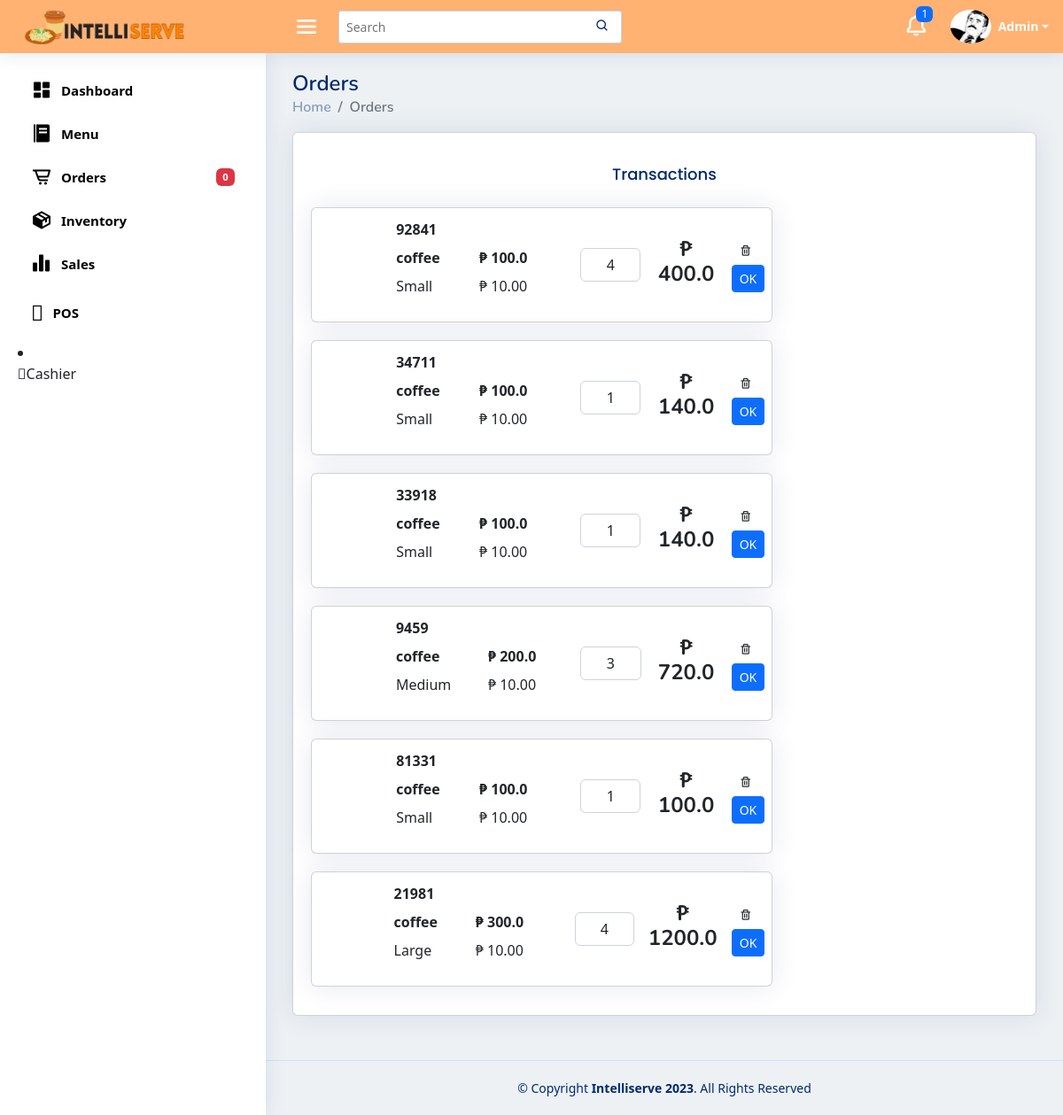
The app's page /order, older data.
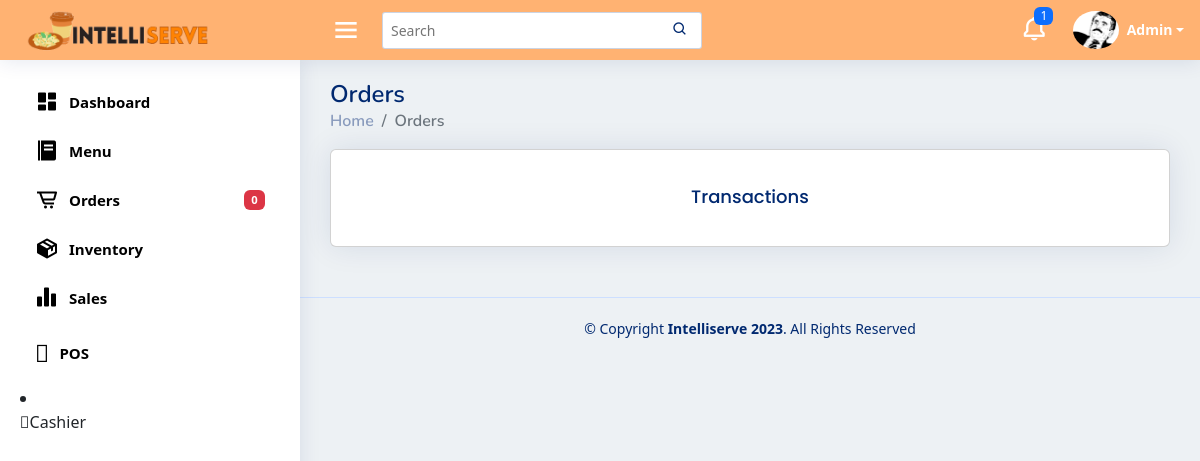
The same page, newer data.
### pos/models.py (models this page shows, shortened)
class buyItem(models.Model):
    buyName= models.CharField (max_length=255, null=True, blank=True)
    buySize = models.CharField(max_length=15, null=True, blank=True)
    buyQuantityMenu = models.PositiveIntegerField (null=True, blank=True)
    buyPrice = models.FloatField (null=True, blank=True)
    buyAddOns1 = models.CharField (max_length=255, null=True, blank=True)
    buyAddOns2 = models.CharField (max_length=255, null=True, blank=True)
    buyAddOns3 = models.CharField (max_length=255, null=True, blank=True)
    buyAddOns4 = models.CharField (max_length=255, null=True, blank=True)
    buyAddOns5 = models.CharField (max_length=255, null=True, blank=True)
    buyQuantityAO1 = models.PositiveIntegerField (null=True, blank=True)
    buyQuantityAO2 = models.PositiveIntegerField (null=True, blank=True)
    buyQuantityAO3 = models.PositiveIntegerField (null=True, blank=True)
    buyQuantityAO4 = models.PositiveIntegerField (null=True, blank=True)
    buyQuantityAO5 = models.PositiveIntegerField (null=True, blank=True)
    menuAOPrice1 = models.FloatField(default=0,null=True, blank=True)
    menuAOPrice2 = models.FloatField(default=0,null=True, blank=True)
    menuAOPrice3 = models.FloatField(default=0,null=True, blank=True)
    menuAOPrice4 = models.FloatField(default=0,null=True, blank=True)
    menuAOPrice5 = models.FloatField(default=0,null=True, blank=True)
    buyingredient1 = models.CharField (max_length=255, null=True, blank=True)
    buyingredient2 = models.CharField (max_length=255, null=True, blank=True)
    buyingredient3 = models.CharField (max_length=255, null=True, blank=True)
    buyingredient4 = models.CharField (max_length=255, null=True, blank=True)
    buyingredient5 = models.CharField (max_length=255, null=True, blank=True)
    buyingredient6 = models.CharField (max_length=255, null=True, blank=True)
    buyingredient7 = models.CharField (max_length=255, null=True, blank=True)
    buyingredient8 = models.CharField (max_length=255, null=True, blank=True)
    buyingredient9 = models.CharField (max_length=255, null=True, blank=True)
    buyingredient10 = models.CharField (max_length=255, null=True, blank=True)
    buyQuantityIng1 = models.PositiveIntegerField (null=True, blank=True)
    buyQuantityIng2 = models.PositiveIntegerField (null=True, blank=True)
    buyQuantityIng3 = models.PositiveIntegerField (null=True, blank=True)
    buyQuantityIng4 = models.PositiveIntegerField (null=True, blank=True)
    buyQuantityIng5 = models.PositiveIntegerField (null=True, blank=True)
    buyQuantityIng6 = models.PositiveIntegerField (null=True, blank=True)
    buyQuantityIng7 = models.PositiveIntegerField (null=True, blank=True)
    buyQuantityIng8 = models.PositiveIntegerField (null=True, blank=True)
    buyQuantityIng9 = models.PositiveIntegerField (null=True, blank=True)
    buyQuantityIng10 = models.PositiveIntegerField (null=True, blank=True)
    transaction = models.BooleanField(default=False)
    buyOrBought = models.BooleanField(default=False)
    DoneOrder = models.BooleanField(default=False)
    payment_method = models.CharField(max_length=255, choices=PAYMENT_CHOICES, null=True, blank=True)
    DineIn_Out = models.CharField(max_length=255, choices=IN_OUT, null=True, blank=True)
    AllPayment = models.FloatField(null=True, blank=True)
    tenderedPayment = models.FloatField(null=True, blank=True)
    orderNumber = models.PositiveIntegerField (null=True, blank=True)
    dateordered = models.DateTimeField (null=True, blank=True)
    priceSize = models.FloatField( null=True, blank=True)

### pos/views.py (the view)
# urls.py: path('order', views.order, name='order'),
def order(request):
    buyitemform = BuyItemForms()
    stocks = Stocks.objects.first()
    menuDrinks = MenuDrinks.objects.all()
    menuCategory = MenuCategory.objects.all()
    buyitem = buyItem.objects.all()
    total_price = calculate_total_price(buyitem)
    context = {
        'buyitemform': buyitemform,
        'stocks': stocks,
        'menuDrinks': menuDrinks,
        'menuCategory': menuCategory,
        'buyitem': buyitem,
        'total_price': total_price
    }
    return render(request, 'order.html', context)

### pos/views.py (called while the page is built)
def calculate_total_price(buyitem):
    total = 0
    for item in buyitem:
        if not item.transaction and item.total_price:
            total += item.total_price
    rounded_total = round(total, 2)
    return rounded_total

### pos/templates/order.html (shortened to what this page needs)
{% extends "base.html" %}
{% block content %}
    <div class="pagetitle">
      <h1>Orders</h1>
      <nav>
        <ol class="breadcrumb">
          <li class="breadcrumb-item"><a href="/templates/index.html">Home</a></li>
          <li class="breadcrumb-item active">Orders</li>
        </ol>
      </nav>
    </div>
    <section class="section dashboard">
      <div class="row">
        <div class="col-lg-12 col-sm-12">
          <div class="card">
            <div class="card-body">
              <h5 class="card-title text-center">Transactions</h5>
              {% for cart in buyitem %}
              {% if cart.buyOrBought and not cart.DoneOrder %}
                <div class="row">
                  <div class="col-8">
                    <div class="d-block order-card">
                      <div class="card mb-3 m-1">
                        <div class="row g-1">
                          <div class="col-12">
                            <div class="card-body mb-0 p-0">
                              <table class="table table-responsive table-borderless mb-0 p-0">
                                <tbody>
                                  <tr>
                                    <td class="col-2" style="vertical-align: middle;">
                                    </td>
                                    <td class="col-5">
                                      <table class="table nested-table table-sm table-borderless p-0">
                                        <tbody>
                                          <tr>
                                            <td>
                                              <strong>{{ cart.orderNumber }}</strong>
                                            </td>
                                          </tr>
                                          <tr>
                                            <td class="main-menu">
                                              <strong>{{ cart.buyName }}</strong>
                                            </td>
                                            <td class="main-menu-price">
                                              <strong>&#8369; {{ cart.buyPrice }}</strong>
                                            </td>
                                          </tr>
                                          <tr>
                                            <td class="td-text">{{ cart.buySize }}</td>
                                            <td class="td-text">&#8369; 10.00</td>
                                          </tr>
                                        </tbody>
                                      </table>
                                    </td>
                                    <td class="col-2" style="vertical-align: middle;">
                                      <div class="input-group my-auto">
                                        <input class="form-control" style="text-align: center;" value="{{ cart.buyQuantityMenu }}"
                                          readonly>
                                      </div>
                                    </td>
                                    <td class="col-2 text-center total-price" style="vertical-align: middle;">
                                      <h4><strong>&#8369; {{ cart.AllPayment }}</strong></h4>
                                    </td>
                                    <td class="col-1" style="vertical-align: middle;">
                                      <button class="btn btn-sm delete-btn" data-bs-toggle="modal"
                                        data-bs-target="#deletemodal"><i class='bx bx-trash'></i></button>
                                      {% url 'pos:update_done_order' cart.pk as update_done_order_url %}
                                      <button type="button" class="btn btn-primary btn-sm"
                                        onclick="location.href='{{ update_done_order_url }}'">OK</button>
                                    </td>
                                  </tr>
                                </tbody>
                              </table>
                            </div>
                          </div>
                        </div>
                      </div>
                    </div>
                  </div>
                </div>
              {% endif %}
            {% endfor %}
            </div>
          </div>
        </div>
      </div>
    </section>
    {% endblock content %}

### pos/templates/base.html (shortened to what this page needs)
{% load static %}
<!DOCTYPE html>
<html lang="en">
<head>
  <link rel="stylesheet" href="https://cdnjs.cloudflare.com/ajax/libs/font-awesome/6.4.0/css/all.min.css"
 />
  <link href='https://unpkg.com/boxicons@2.1.4/css/boxicons.min.css' rel='stylesheet'>
  <link rel="stylesheet" href="{% static 'style.css' %}">
  <link rel="stylesheet" href="https://cdnjs.cloudflare.com/ajax/libs/twitter-bootstrap/5.2.0/css/bootstrap.min.css">
  <link rel="stylesheet" href="https://cdn.datatables.net/1.13.4/css/dataTables.bootstrap5.min.css">
</head>
<body>
  <header id="header" class="header fixed-top d-flex align-items-center">
    <div class="d-flex align-items-center justify-content-between">
      <a href="#" class="logo d-flex align-items-center">
        <img src="{% static 'img/intelliserve.png'%}" alt="">
      </a>
      <i class='bx bx-menu toggle-sidebar-btn'></i>
    </div>
    <div class="search-bar">
      <form class="search-form d-flex align-items-center" method="POST" action="#">
        <input type="text" name="query" placeholder="Search" title="Enter search keyword">
        <button type="submit" title="Search"><i class="bx bx-search"></i></button>
      </form>
    </div>
    <nav class="header-nav ms-auto">
      <ul class="d-flex align-items-center">
        <li class="nav-item dropdown">
          <a class="nav-link nav-icon" href="#" data-bs-toggle="dropdown">
            <i class="bx bx-bell"></i>
            <span class="badge bg-primary badge-number">1</span>
          </a>
        </li>
        <li class="nav-item dropdown pe-3">
          <a class="nav-link nav-profile d-flex align-items-center pe-0" href="#" data-bs-toggle="dropdown">
            <img src="{% static 'img/profile.png'%}" alt="Profile" class="rounded-circle">
            <span class="d-none d-md-block dropdown-toggle ps-2">Admin</span>
          </a>
        </li>
      </ul>
    </nav>
  </header>
  <aside id="sidebar" class="sidebar">
    <ul class="sidebar-nav" id="sidebar-nav">
      <li class="nav-item">
        <a class="nav-link collapsed" href="{% url 'pos:index'%}">
          <i class='bx bxs-dashboard'></i><span>Dashboard</span>
        </a>
      </li>
      <li class="nav-item">
        <a class="nav-link collapsed" data-bs-target="#menu-nav" href="{% url 'pos:menu' %}">
          <i class='bx bxs-food-menu'></i></i><span>Menu</span>
        </a>
      </li>
      <li class="nav-item">
        <a class="nav-link collapsed" href="{% url 'pos:order' %}">
          <i class='bx bx-cart-alt'></i><span>Orders</span>
          {% with cart_items=cart.buyItem.all %}
          <span class="badge badge-number ms-auto bg-danger">{{ cart_items|length }}</span>
        {% endwith %}
        </a>
      </li>
      <li class="nav-item">
        <a class="nav-link collapsed" href="{% url 'pos:inventory' %}">
          <i class='bx bxs-package'></i><span>Inventory</span>
        </a>
      </li>
      <li class="nav-item">
        <a class="nav-link collapsed" href="{% url 'pos:sales' %}">
          <i class='bx bxs-bar-chart-alt-2'></i><span>Sales</span>
        </a>
      </li>
      <li class="nav-item">
        <a class="nav-link collapsed" data-bs-target="#pos-nav" href="{% url 'pos:home' %}">
          <i class='bx-bar-chart'></i></i><span>POS</span>
        </a>
      </li>
    </ul>
    <li class="nav-item">
      <a class="nav-link collapsed" data-bs-target="#pos-nav" href="{% url 'pos:cashier' %}">
        <i class='bx-bar-chart'></i></i><span>Cashier</span>
      </a>
    </li>
  </aside>
  <main id="main" class="main">
    {% block content %}
    {% endblock  %}
  </main>
 <footer id="footer" class="footer">
    <div class="copyright">
      &copy; Copyright <strong><span>Intelliserve 2023</span></strong>. All Rights Reserved
    </div>
  </footer>
</body>
</html>

### pos/static/style.css (style rules this page uses)
:root { scroll-behavior: smooth; }
body { font-family: "Open Sans", sans-serif; background-color: #EDF1F4 !important; }
a { color: #4154f1; text-decoration: none; }
h1, h2, h3, h4, h5, h6 { font-family: "Nunito", sans-serif; }
#main { margin-top: 60px; padding: 20px 30px; transition: all 0.3s; background-color: #EDF1F4; }
.pagetitle { margin-bottom: 10px; }
.pagetitle h1 { font-size: 24px; margin-bottom: 0; font-weight: 600; color: #012970; }
.card { margin-bottom: 30px; border: none; border-radius: 5px; box-shadow: 0px 0 30px rgba(1, 41, 112, 0.1); }
.card-title { padding: 20px 0 15px 0; font-size: 18px; font-weight: 500; color: #012970; font-family: "Poppins", sans-serif; }
.card-body { padding: 0 20px 20px 20px; }
.breadcrumb { font-size: 14px; font-family: "Nunito", sans-serif; color: #899bbd; font-weight: 600; }
.breadcrumb a { color: #899bbd; transition: 0.3s; text-decoration: none; }
.breadcrumb .breadcrumb-item::before { color: #899bbd; }
.breadcrumb .active { color: #51678f; font-weight: 600; }
.logo { line-height: 1; }
@media (min-width: 1200px) { .logo { width: 300px; } }
.logo img { height: 52px; margin-right: 6px; }
.header { transition: all 0.5s; z-index: 997; height: 60px; box-shadow: 0px 2px 20px rgba(1, 41, 112, 0.1); background-color: #FFB272; padding-left: 20px; }
.header .toggle-sidebar-btn { font-size: 32px; padding-left: 10px; cursor: pointer; color: #ffffff; }
.header .search-bar { min-width: 360px; padding: 0 20px; }
.header .search-form { width: 100%; }
.header .search-form input { border: 0; font-size: 14px; color: #012970; border: 1px solid rgba(1, 41, 112, 0.2); padding: 7px 38px 7px 8px; border-radius: 3px; transition: 0.3s; width: 100%; }
.header .search-form button { border: 0; padding: 0; margin-left: -30px; background: none; }
.header .search-form button i { color: #012970; }
.header-nav ul { list-style: none; }
.header-nav>ul { margin: 0; padding: 0; }
.header-nav .nav-icon { font-size: 28px; color: #ffffff; margin-right: 25px; position: relative; }
.header-nav .nav-profile { color: #012970; }
.header-nav .nav-profile img { max-height: 38px; }
.header-nav .nav-profile span { font-size: 14px; font-weight: 600; color: #ffffff; }
.header-nav .badge-number { position: absolute; inset: -2px -5px auto auto; font-weight: normal; font-size: 12px; padding: 3px 6px; }
.sidebar { position: fixed; top: 60px; left: 0; bottom: 0; width: 300px; z-index: 996; transition: all 0.3s; padding: 20px; overflow-y: auto; scrollbar-width: thin; scrollbar-color: #aab7cf transparent; box-shadow: 0px 0px 20px rgba(1, 41, 112, 0.1); background-color: #fff; }
@media (min-width: 1200px) { #main, #footer { margin-left: 300px; } }
.sidebar-nav { padding: 0; margin: 0; list-style: none; }
.sidebar-nav li { padding: 0; margin: 0; list-style: none; }
.sidebar-nav .nav-item { margin-bottom: 5px; }
.sidebar-nav .nav-link { display: flex; align-items: center; font-size: 15px; font-weight: 600; color: #000000; transition: 0.3; background: #f6f9ff; padding: 10px 15px; border-radius: 4px; }
.sidebar-nav .nav-link i { font-size: 24px; margin-right: 10px; color: #000000; }
.sidebar-nav .nav-link.collapsed { color: #000000; background: #fff; }
.sidebar-nav .nav-link.collapsed i { color: #000000; }
.footer { padding: 20px 0; font-size: 14px; transition: all 0.3s; border-top: 1px solid #cddfff; margin-top: auto; }
.footer .copyright { text-align: center; color: #012970; }

Row changes from the older to the newer data that the page shows:
removed buyItem: orderNumber "92841", buyName "coffee", buyPrice "100.0", buySize "Small", buyQuantityMenu "4", AllPayment "400.0"
removed buyItem: orderNumber "34711", buyName "coffee", buyPrice "100.0", buySize "Small", buyQuantityMenu "1", AllPayment "140.0"
removed buyItem: orderNumber "33918", buyName "coffee", buyPrice "100.0", buySize "Small", buyQuantityMenu "1", AllPayment "140.0"
removed buyItem: orderNumber "9459", buyName "coffee", buyPrice "200.0", buySize "Medium", buyQuantityMenu "3", AllPayment "720.0"
removed buyItem: orderNumber "81331", buyName "coffee", buyPrice "100.0", buySize "Small", buyQuantityMenu "1", AllPayment "100.0"
removed buyItem: orderNumber "21981", buyName "coffee", buyPrice "300.0", buySize "Large", buyQuantityMenu "4", AllPayment "1200.0"
